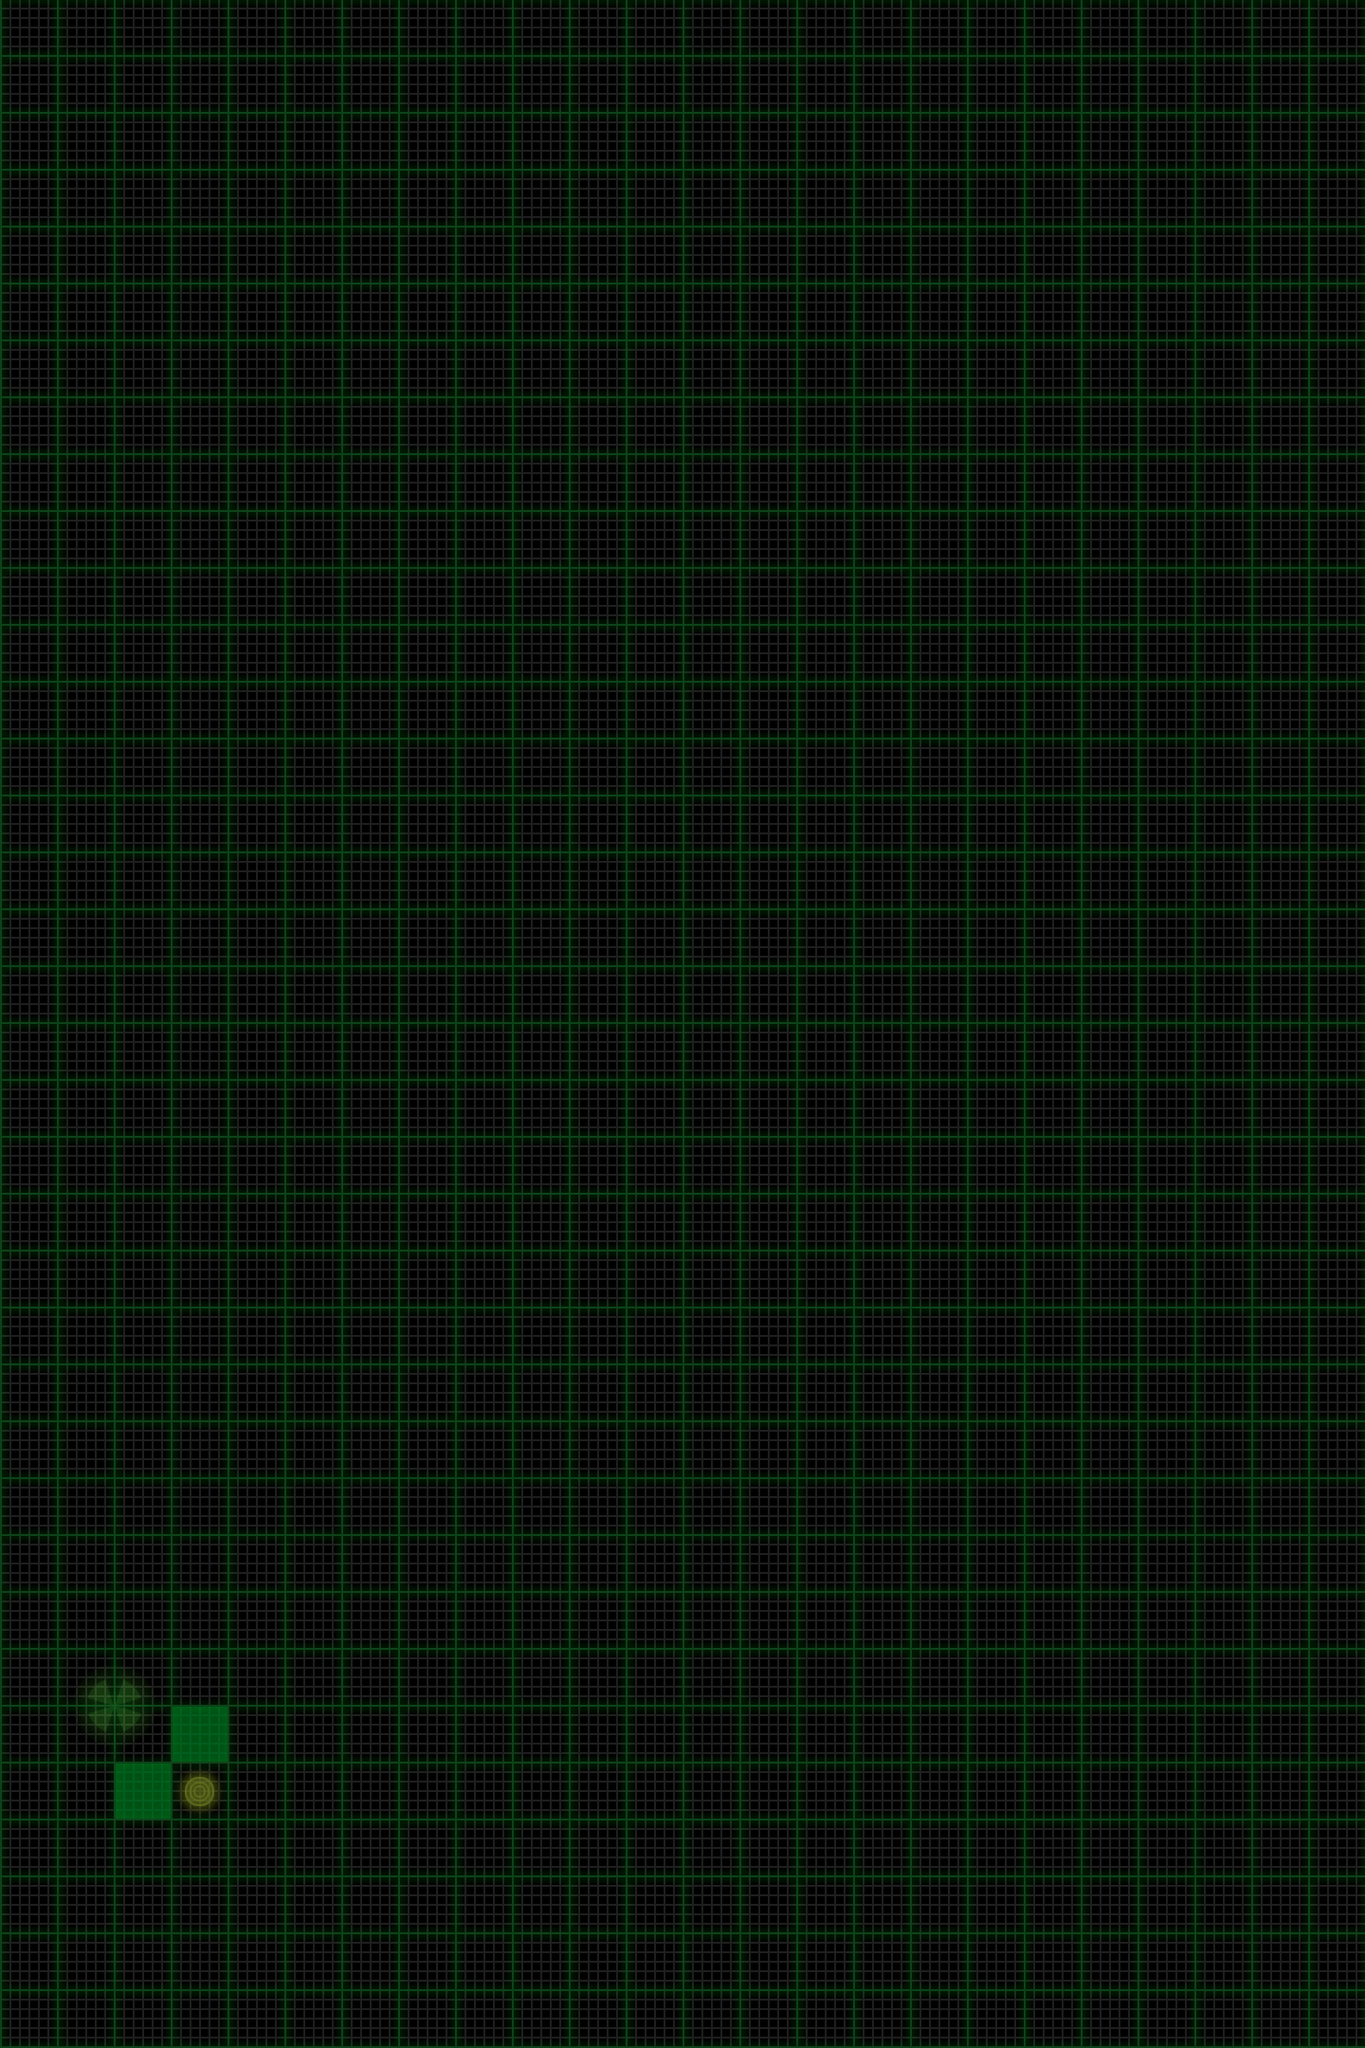

The image is a tile-based game level rendered from a .tmx file. Its description and source (layers, tilesets, objects; grid data summarised) follow:
An orthogonal 24x36 tile map with 60x60 px tiles, 4 tile layers (map, terrain, items, sand), 2 tilesets and 1 object (startSite).

<map version="1.0" orientation="orthogonal" width="24" height="36" tilewidth="60" tileheight="60">
 <tileset firstgid="1" name="map" tilewidth="60" tileheight="60">
  <image source="map.png" />
  <tile id="0">
   <properties>
    <property name="mapID" value="empty" />
   </properties>
  </tile>
  <tile id="1">
   <properties>
    <property name="mapID" value="down-1" />
   </properties>
  </tile>
  <tile id="2">
   <properties>
    <property name="mapID" value="down-2" />
   </properties>
  </tile>
  <tile id="3">
   <properties>
    <property name="mapID" value="down-3" />
   </properties>
  </tile>
  <tile id="4">
   <properties>
    <property name="mapID" value="down-4" />
   </properties>
  </tile>
  <tile id="5">
   <properties>
    <property name="mapID" value="down-5" />
   </properties>
  </tile>
  <tile id="6">
   <properties>
    <property name="mapID" value="up-1" />
   </properties>
  </tile>
  <tile id="7">
   <properties>
    <property name="mapID" value="up-2" />
   </properties>
  </tile>
  <tile id="8">
   <properties>
    <property name="mapID" value="up-3" />
   </properties>
  </tile>
  <tile id="9">
   <properties>
    <property name="mapID" value="up-4" />
   </properties>
  </tile>
  <tile id="10">
   <properties>
    <property name="mapID" value="up-5" />
   </properties>
  </tile>
 </tileset>
 <tileset firstgid="17" name="items" tilewidth="60" tileheight="60">
  <image source="items.png" />
  <tile id="0">
   <properties>
    <property name="itemID" value="station" />
   </properties>
  </tile>
  <tile id="1">
   <properties>
    <property name="itemID" value="sensorSite" />
   </properties>
  </tile>
  <tile id="8">
   <properties>
    <property name="itemID" value="station" />
   </properties>
  </tile>
  <tile id="9">
   <properties>
    <property name="itemID" value="sensor" />
   </properties>
  </tile>
  <tile id="16">
   <properties>
    <property name="itemID" value="station" />
   </properties>
  </tile>
  <tile id="17">
   <properties>
    <property name="itemID" value="sample" />
   </properties>
  </tile>
  <tile id="24">
   <properties>
    <property name="itemID" value="station" />
   </properties>
  </tile>
 </tileset>
 <layer name="map" width="24" height="36">
  <data>[864 cells, 864 non-empty, 1 distinct tile ids]</data>
 </layer>
 <layer name="terrain" width="24" height="36">
  <data>[864 cells, 2 non-empty, 1 distinct tile ids]</data>
 </layer>
 <layer name="items" width="24" height="36">
  <data>[864 cells, 5 non-empty, 5 distinct tile ids]</data>
 </layer>
 <layer name="sand" width="24" height="36">
  <data>[864 cells, 0 non-empty, 0 distinct tile ids]</data>
 </layer>
 <objectgroup name="objects" width="24" height="36">
  <object name="startSite" x="90" y="1770">
   <properties>
    <property name="bearing" value="south" />
    <property name="energy" value="12" />
    <property name="expectedCodeScore" value="9" />
    <property name="sampleSites" value="0" />
    <property name="sensorSites" value="1" />
    <property name="zoom" value="in" />
   </properties>
  </object>
 </objectgroup>
</map>
